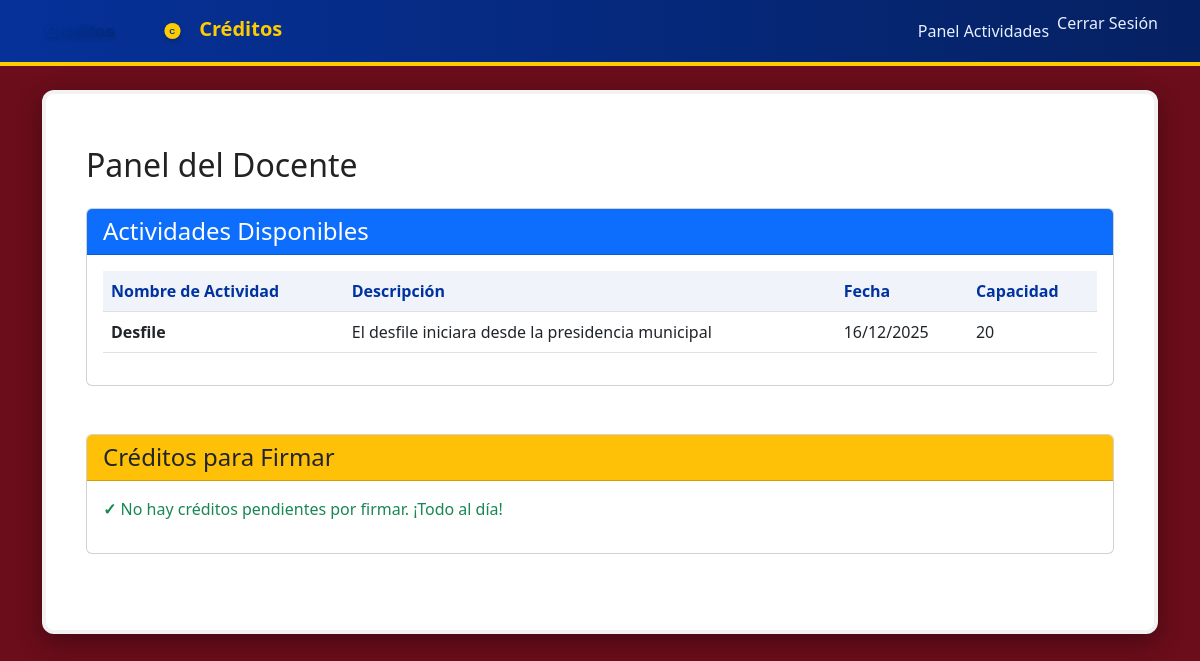
The page /creditos/docente/dashboard/ (signed in) on the database its author committed.
### actividades/models.py (models this page shows, shortened)
class Actividad(models.Model):
    TIPOS = (
        ('academico', 'Académico'),
        ('cultural', 'Cultural'),
        ('deportivo', 'Deportivo'),
    )
    nombre = models.CharField(max_length=150)
    convo = models.CharField(max_length=150, blank=True)
    descripcion = models.TextField(blank=True)
    tipo = models.CharField(max_length=20, choices=TIPOS)
    fecha = models.DateTimeField()
    lugar = models.CharField(max_length=150, blank=True)
    creditos_equivalentes = models.PositiveSmallIntegerField(default=1)
    capacidad = models.PositiveIntegerField(blank=True, null=True)
    creado_por = models.ForeignKey(Usuario, on_delete=models.SET_NULL, null=True, blank=True, related_name='actividades_creadas')
    inscritos = models.ManyToManyField(Usuario, blank=True, related_name='actividades_inscritas')
    liberado = models.BooleanField(default=False)
    liberado_por = models.ForeignKey(Usuario, on_delete=models.SET_NULL, null=True, blank=True, related_name='actividades_liberadas')
    fecha_liberacion = models.DateTimeField(null=True, blank=True)
    encargado = models.ForeignKey(Usuario, on_delete=models.SET_NULL, null=True, blank=True, related_name='actividades_encargadas')

### creditos/views.py (the view)
# urls.py: path('docente/dashboard/', views.docente_dashboard, name='docente_dashboard'),
@login_required
def docente_dashboard(request):
    actividades = Actividad.objects.all().order_by('nombre')
    creditos_por_firmar = Credito.objects.filter(
        liberado=True,
        firmado_docente=False
    ).order_by('-id')
    return render(request, 'creditos/docente_dashboard.html', {
        'actividades': actividades,
        'creditos': creditos_por_firmar,
    })

### creditos/templates/creditos/docente_dashboard.html
{% extends 'usuarios/base.html' %}
{% load static %}
{% block content %}
<div class="container mt-4">
  <h2 class="mb-4">Panel del Docente</h2>
  <div class="card mb-5">
    <div class="card-header bg-primary text-white">
      <h4 class="mb-0">Actividades Disponibles</h4>
    </div>
    <div class="card-body">
      {% if actividades %}
        <div class="table-responsive">
          <table class="table table-hover">
            <thead>
              <tr>
                <th>Nombre de Actividad</th>
                <th>Descripción</th>
                <th>Fecha</th>
                <th>Capacidad</th>
              </tr>
            </thead>
            <tbody>
              {% for actividad in actividades %}
              <tr>
                <td><strong>{{ actividad.nombre }}</strong></td>
                <td>{{ actividad.descripcion|truncatewords:15 }}</td>
                <td>{{ actividad.fecha|date:"d/m/Y" }}</td>
                <td>{{ actividad.capacidad }}</td>
              </tr>
              {% endfor %}
            </tbody>
          </table>
        </div>
      {% else %}
        <p class="text-muted">No hay actividades registradas en el sistema.</p>
      {% endif %}
    </div>
  </div>
  <div class="card mb-5">
    <div class="card-header bg-warning text-dark">
      <h4 class="mb-0">Créditos para Firmar</h4>
    </div>
    <div class="card-body">
      {% if creditos %}
        <div class="alert alert-info">
          <strong>{{ creditos|length }}</strong> crédito(s) pendiente(s) de tu firma.
          (El administrador ya asignó estas actividades)
        </div>
        <div class="table-responsive">
          <table class="table table-hover">
            <thead>
              <tr>
                <th>ID</th>
                <th>Nombre del Crédito</th>
                <th>Alumno</th>
                <th>Número de Control</th>
                <th>Tipo</th>
                <th>Semestre</th>
                <th>Firmado por Alumno</th>
                <th>Acción</th>
              </tr>
            </thead>
            <tbody>
              {% for c in creditos %}
              <tr>
                <td><strong>#{{ c.id }}</strong></td>
                <td>{{ c.nombre }}</td>
                <td>{% if c.alumno %}{{ c.alumno.username }}{% else %}-{% endif %}</td>
                <td>{{ c.numero_control }}</td>
                <td><span class="badge bg-secondary">{{ c.get_tipo_display }}</span></td>
                <td>{{ c.semestre }}</td>
                <td>
                  {% if c.firmado_alumno %}
                    <span class="badge bg-success">✓ Sí</span>
                  {% else %}
                    <span class="badge bg-danger">✗ Pendiente</span>
                  {% endif %}
                </td>
                <td>
                    <form method="post" action="{% url 'firmar_por_docente' c.id %}" style="display: inline;">
                      {% csrf_token %}
                      <button type="submit" class="btn btn-success btn-sm">
                        {% if c.firmado_alumno %}Firmar{% else %}Firmar (Alumno pendiente){% endif %}
                      </button>
                    </form>
                </td>
              </tr>
              {% endfor %}
            </tbody>
          </table>
        </div>
      {% else %}
        <p class="text-success"><strong>✓</strong> No hay créditos pendientes por firmar. ¡Todo al día!</p>
      {% endif %}
    </div>
  </div>
</div>
{% endblock %}

### static/css/estilo.css (style rules this page uses)
:root { --tinto: #6b0d1b; --azul: #0033a0; --amarillo: #ffcc00; --card-bg: #ffffff; --muted: #6c757d; }
html, body { height: 100%; }
body { background-color: var(--tinto); color: #222; font-family: 'Segoe UI', Roboto, Arial, sans-serif; }
.table thead th { background: rgba(0,51,160,0.06); color: var(--azul); }

### rows shown on the page
Actividad: nombre "Desfile", descripcion "El desfile iniciara desde la presidencia municipal", fecha "16/12/2025", capacidad "20"
